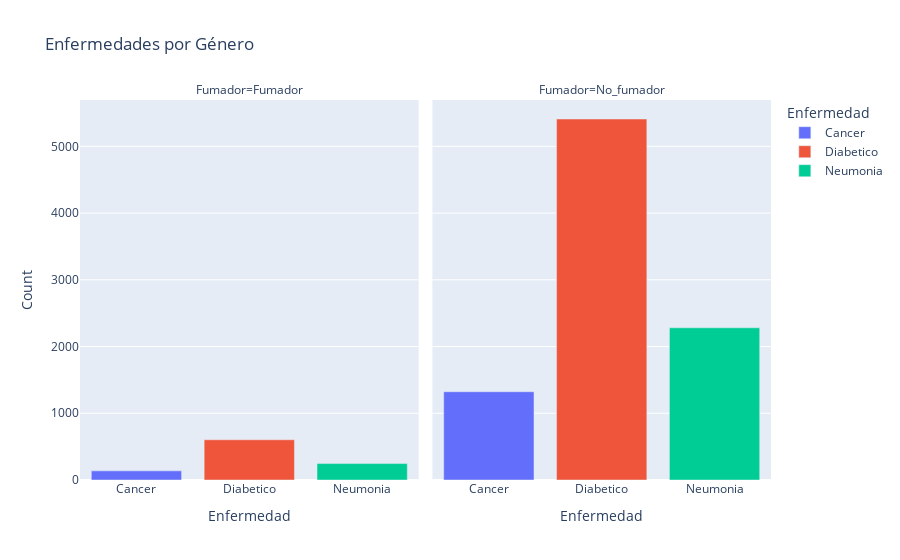

This figure's notebook cell:
### Code cell
import plotly.express as px

conteo_condicion_genero=df.groupby(["Condicion", "Fumador"]).size().reset_index(name="Count")
conteo_condicion_genero.columns=["Enfermedad","Fumador","Count"]
fig=px.bar(conteo_condicion_genero,x="Enfermedad",y="Count",color="Enfermedad",facet_col="Fumador",title="Enfermedades por Género")

fig.show()

### Figure 1 — Plotly figure (JSON) as saved in the notebook; plotly's stock layout.template omitted (floating-point values rounded to 4 significant figures)
{"data": [{"alignmentgroup": "True", "hovertemplate": "Enfermedad=%{x}<br>Fumador=Fumador<br>Count=%{y}<extra></extra>", "legendgroup": "Cancer", "marker": {"color": "#636efa", "pattern": {"shape": ""}}, "name": "Cancer", "offsetgroup": "Cancer", "orientation": "v", "showlegend": true, "textposition": "auto", "type": "bar", "x": ["Cancer"], "xaxis": "x", "y": [137], "yaxis": "y"}, {"alignmentgroup": "True", "hovertemplate": "Enfermedad=%{x}<br>Fumador=No_fumador<br>Count=%{y}<extra></extra>", "legendgroup": "Cancer", "marker": {"color": "#636efa", "pattern": {"shape": ""}}, "name": "Cancer", "offsetgroup": "Cancer", "orientation": "v", "showlegend": false, "textposition": "auto", "type": "bar", "x": ["Cancer"], "xaxis": "x2", "y": [1323], "yaxis": "y2"}, {"alignmentgroup": "True", "hovertemplate": "Enfermedad=%{x}<br>Fumador=Fumador<br>Count=%{y}<extra></extra>", "legendgroup": "Diabetico", "marker": {"color": "#EF553B", "pattern": {"shape": ""}}, "name": "Diabetico", "offsetgroup": "Diabetico", "orientation": "v", "showlegend": true, "textposition": "auto", "type": "bar", "x": ["Diabetico"], "xaxis": "x", "y": [603], "yaxis": "y"}, {"alignmentgroup": "True", "hovertemplate": "Enfermedad=%{x}<br>Fumador=No_fumador<br>Count=%{y}<extra></extra>", "legendgroup": "Diabetico", "marker": {"color": "#EF553B", "pattern": {"shape": ""}}, "name": "Diabetico", "offsetgroup": "Diabetico", "orientation": "v", "showlegend": false, "textposition": "auto", "type": "bar", "x": ["Diabetico"], "xaxis": "x2", "y": [5410], "yaxis": "y2"}, {"alignmentgroup": "True", "hovertemplate": "Enfermedad=%{x}<br>Fumador=Fumador<br>Count=%{y}<extra></extra>", "legendgroup": "Neumonia", "marker": {"color": "#00cc96", "pattern": {"shape": ""}}, "name": "Neumonia", "offsetgroup": "Neumonia", "orientation": "v", "showlegend": true, "textposition": "auto", "type": "bar", "x": ["Neumonia"], "xaxis": "x", "y": [246], "yaxis": "y"}, {"alignmentgroup": "True", "hovertemplate": "Enfermedad=%{x}<br>Fumador=No_fumador<br>Count=%{y}<extra></extra>", "legendgroup": "Neumonia", "marker": {"color": "#00cc96", "pattern": {"shape": ""}}, "name": "Neumonia", "offsetgroup": "Neumonia", "orientation": "v", "showlegend": false, "textposition": "auto", "type": "bar", "x": ["Neumonia"], "xaxis": "x2", "y": [2281], "yaxis": "y2"}], "layout": {"annotations": [{"font": {}, "showarrow": false, "text": "Fumador=Fumador", "x": 0.245, "xanchor": "center", "xref": "paper", "y": 1, "yanchor": "bottom", "yref": "paper"}, {"font": {}, "showarrow": false, "text": "Fumador=No_fumador", "x": 0.755, "xanchor": "center", "xref": "paper", "y": 1, "yanchor": "bottom", "yref": "paper"}], "barmode": "relative", "legend": {"title": {"text": "Enfermedad"}, "tracegroupgap": 0}, "title": {"text": "Enfermedades por Género"}, "xaxis": {"anchor": "y", "categoryarray": ["Cancer", "Diabetico", "Neumonia"], "categoryorder": "array", "domain": [0, 0.49], "title": {"text": "Enfermedad"}}, "xaxis2": {"anchor": "y2", "categoryarray": ["Cancer", "Diabetico", "Neumonia"], "categoryorder": "array", "domain": [0.51, 1], "matches": "x", "title": {"text": "Enfermedad"}}, "yaxis": {"anchor": "x", "domain": [0, 1], "title": {"text": "Count"}}, "yaxis2": {"anchor": "x2", "domain": [0, 1], "matches": "y", "showticklabels": false}}}
